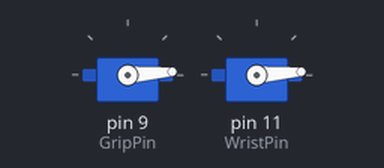
Bench run of a sketch on a simulated Arduino Uno, built with avr-gcc and run on an emulated ATmega328P. Shown: 2 × servo.

Above: at 0.05 s.
At 0.45 s:
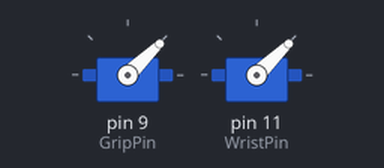
At 0.9 s:
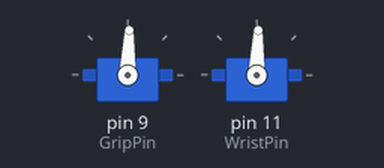
At 1.8 s:
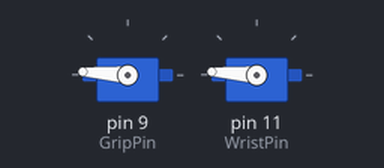
Timing chart, 0 to 4.2 s (numbered marks = the images above):
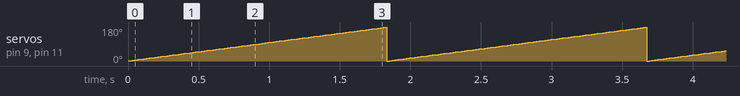

Measured:
- by itself, servo on pin 9 (GripPin), servo on pin 11 (WristPin): ramps from 0° to 178° and jumps back, once every 1.8 s

The sketch:

ClawServoTest.ino
```cpp
#include <Servo.h>

Servo Grip;
Servo Wrist;
int GripPin = 9;
int WristPin = 11;
long sweepVal = 0;
void setup() {
  // put your setup code here, to run once:
  Grip.attach(GripPin);
  Wrist.attach(WristPin);

}

void loop() {
  // put your main code here, to run repeatedly:
  sweepVal++;
  Grip.write((sweepVal%180));
  Wrist.write((sweepVal%180));
  delay(10);
}
```
